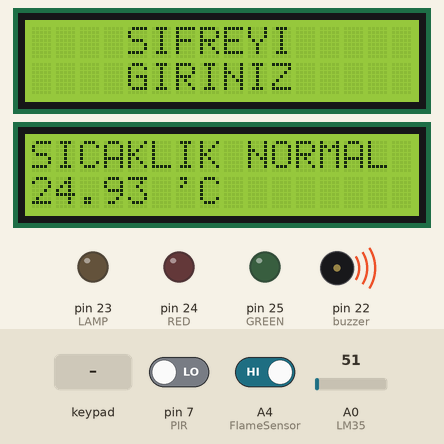
Simulated run of this sketch. Board: Arduino Mega 2560, built with avr-gcc and run on an emulated ATmega2560. On the bench: 2 × 16×2 character LCD, output pins drawn as LEDs (lit = HIGH), buzzer (waves = sounding, pin HIGH). The inputs (shaded band) are chosen by the test bench; at power-on: A0 (LM35) = 51, pin 7 (PIR) LOW, A4 (FlameSensor) HIGH.

Above: at 1.6 s.
1.7 s: keypad keys 0 1 2 3 # pressed 0.4 s apart
At 1.91 s:
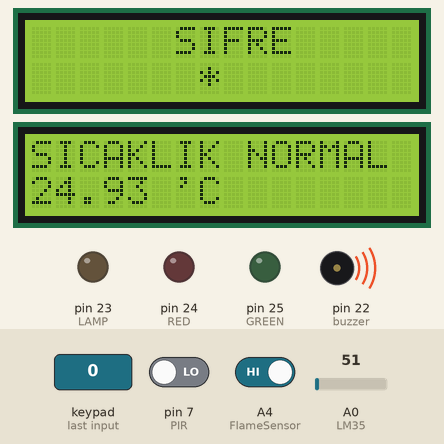
5.2 s: A0 (LM35) set to 69
At 5.9 s:
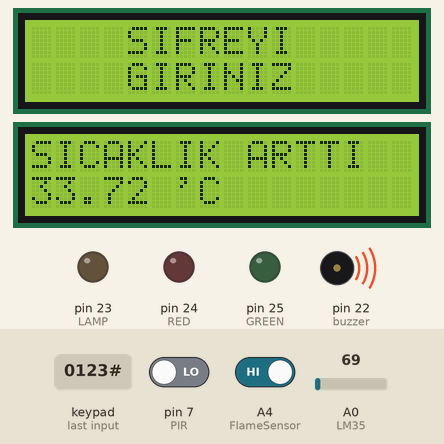
6.7 s: key '1' pressed
At 6.82 s:
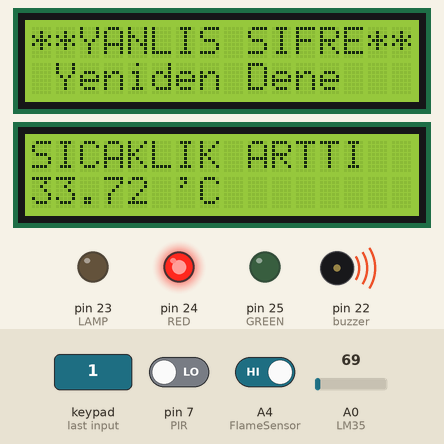
8.4 s: keypad keys 0 1 2 3 pressed 0.4 s apart
At 8.61 s:
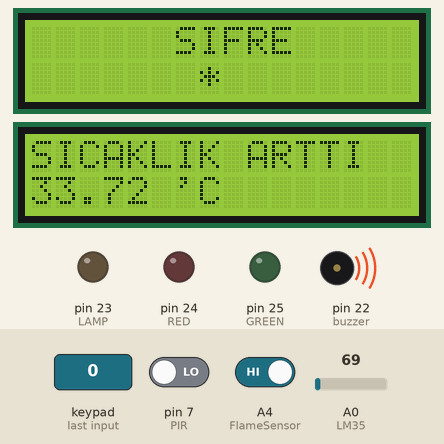
11.5 s: A0 (LM35) set to 30
At 12.1 s:
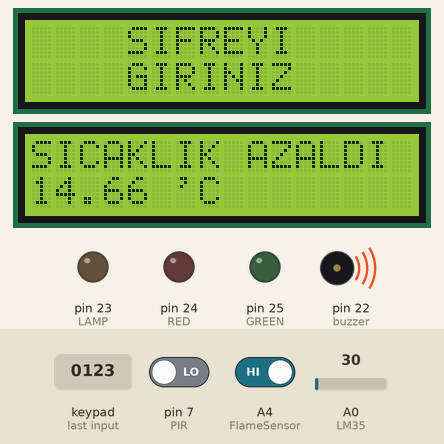
13.0 s: keypad keys 0 1 2 3 * pressed 0.4 s apart
At 13.22 s:
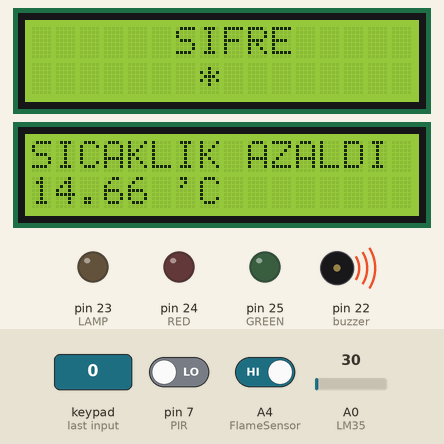
Timing chart, 0 to 17.0 s (numbered marks = the images above; inputs shaded):
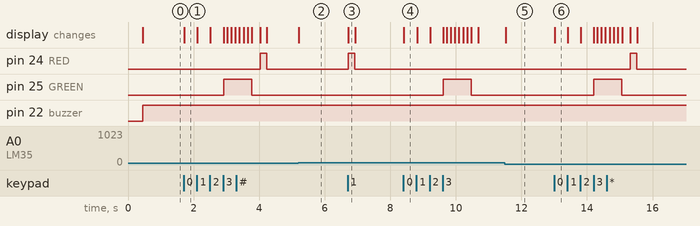

Measured:
- the behaviour switches between 61 and 62 on A0 (LM35) (found by bisection; images 1 and 2)
- after the input at 1.7 s, pin 24 (RED): LOW → HIGH after 2.3 s, → LOW 0.20 s later; pin 25 (GREEN): LOW → HIGH after 1.2 s, → LOW 0.86 s later; the display: changes at once (image 1)
- after the input at 5.2 s, the display: changes at once (image 2)
- after the input at 6.7 s, pin 24 (RED): LOW → HIGH at once, → LOW 0.20 s later; the display: changes at once (image 3)
- after the input at 8.4 s, pin 25 (GREEN): LOW → HIGH after 1.2 s, → LOW 0.86 s later; the display: changes at once (image 4)
- after the input at 11.5 s, the display: changes at once (image 5)
- after the input at 13.0 s, pin 24 (RED): LOW → HIGH after 2.3 s, → LOW 0.20 s later; pin 25 (GREEN): LOW → HIGH after 1.2 s, → LOW 0.86 s later; the display: changes at once (image 6)

The sketch:

sketch_apr09a.ino
```cpp
#include <LiquidCrystal.h>
#include <Keypad.h>

#define LM35 A0
#define FlameSensor A4
#define buzzer 22
#define RED 24
#define GREEN 25
#define LAMP 23
#define PIR 7
#define SATIR 4
#define SUTUN 3


char buton[SATIR][SUTUN] =
{
    {'1','2','3'},
    {'4','5','6'},
    {'7','8','9'},
    {'*','0','#'}
};
byte satir_PIN[SATIR] = {14, 15, 16, 17};
byte sutun_PIN[SUTUN] = {18, 19, 20};
Keypad keypad = Keypad (makeKeymap(buton),satir_PIN,sutun_PIN,SATIR,SUTUN);
char pass[4] = {'0','1','2','3'};
char * sifre = pass;
int durum=0;

float Temperature;
float analogDeger;

LiquidCrystal lcd(40, 41, 42, 43, 44, 45);
LiquidCrystal lcd2(38, 39, 42, 43, 44, 45);


void sifreDogru()
{
    digitalWrite(GREEN, HIGH);
    digitalWrite(RED, LOW);
    lcd.clear();
    lcd.setCursor(0,0);
    lcd.print("**DOGRU SIFRE**");
    lcd.setCursor(4,1);
    lcd.println("              ");
    int sayac=0;

    delay(100);
    lcd.clear();
    for(sayac=5; sayac>=0; sayac--)
    {
        lcd.setCursor(0,0);
        lcd.print(sayac);
        delay(125);
    }
    digitalWrite(GREEN,LOW);
    lcd.setCursor(0,0);
    lcd.print("KILIT YENIDEN       ");
    lcd.setCursor(0,1);
    lcd.print("AKTIF EDILDI");
    delay(200);
    lcd.clear();
    anaEkran();
}

void sifreHatali()
{
    lcd.clear();
    lcd.setCursor(0,0);
    lcd.print("**YANLIS SIFRE**");
    digitalWrite(RED,HIGH);
    lcd.setCursor(0,1);
    lcd.print(" Yeniden Dene ");
    delay(200);
    lcd.clear();
    digitalWrite(RED,LOW);
    anaEkran();
}

void anaEkran()
{

    lcd.setCursor(0,0);
    lcd.println("    SIFREYI        ");
    lcd.setCursor(0,1);
    lcd.println("    GIRINIZ        ");
}

void setup()
{
    lcd.begin(16, 2);
    lcd2.begin(16,2);
    pinMode(FlameSensor, INPUT_PULLUP);
    pinMode(PIR,INPUT_PULLUP);
    pinMode(LM35, INPUT);
    pinMode(RED, OUTPUT);
    pinMode(GREEN, OUTPUT);
    pinMode(LAMP, OUTPUT);
    pinMode(buzzer, OUTPUT);

    anaEkran();
    delay(300);
    lcd.clear();
}

void loop()
{
    char key = keypad.getKey();
    int i;

    int Flame_durum = digitalRead(FlameSensor);
    int PIR_durum = digitalRead(PIR);

    analogDeger = analogRead(LM35);
    analogDeger = (analogDeger/1023.0)*5000;
    Temperature = analogDeger/10;

    if(durum==0)
        anaEkran();

    if(key!=NO_KEY)
    {
        lcd.clear();
        lcd.setCursor(0,0);
        lcd.print("      SIFRE");
        lcd.setCursor(7,1);
        lcd.print(" ");
        lcd.setCursor(7,1);
        for(i=0; i<=durum; ++i)
        {
            lcd.print("*");
        }

        if(key == sifre[durum])
        {
            durum++;
            if(durum==4)
            {
                sifreDogru();
                durum=0;
            }
        }
        else
        {
            sifreHatali();
            durum = 0;
        }
    }

    if(Temperature>30)
    {
        lcd2.setCursor(0,0);
        lcd2.print("SICAKLIK ARTTI  ");
        lcd2.setCursor(0,1);

        lcd2.print(Temperature);
        lcd2.print(" \'C");
    }
    else if(Temperature<20)
    {
        lcd2.setCursor(0,0);
        lcd2.print("SICAKLIK AZALDI ");
        lcd2.setCursor(0,1);
        lcd2.print(Temperature);
        lcd2.print(" \'C");
    }
    else
    {
        lcd2.setCursor(0,0);
        lcd2.print("SICAKLIK NORMAL ");
        lcd2.setCursor(0,1);
        lcd2.print(Temperature);
        lcd2.print(" \'C");
    }

    if(PIR_durum==HIGH)
    {
        digitalWrite(LAMP, HIGH);


    }
    else if(PIR_durum==LOW)
    {
        digitalWrite(LAMP, LOW);
    }

    if(Flame_durum==HIGH)
    {
        digitalWrite(buzzer, HIGH);


    }
    else if(Flame_durum==LOW)
    {
        digitalWrite(buzzer, LOW);

    }
}
```
